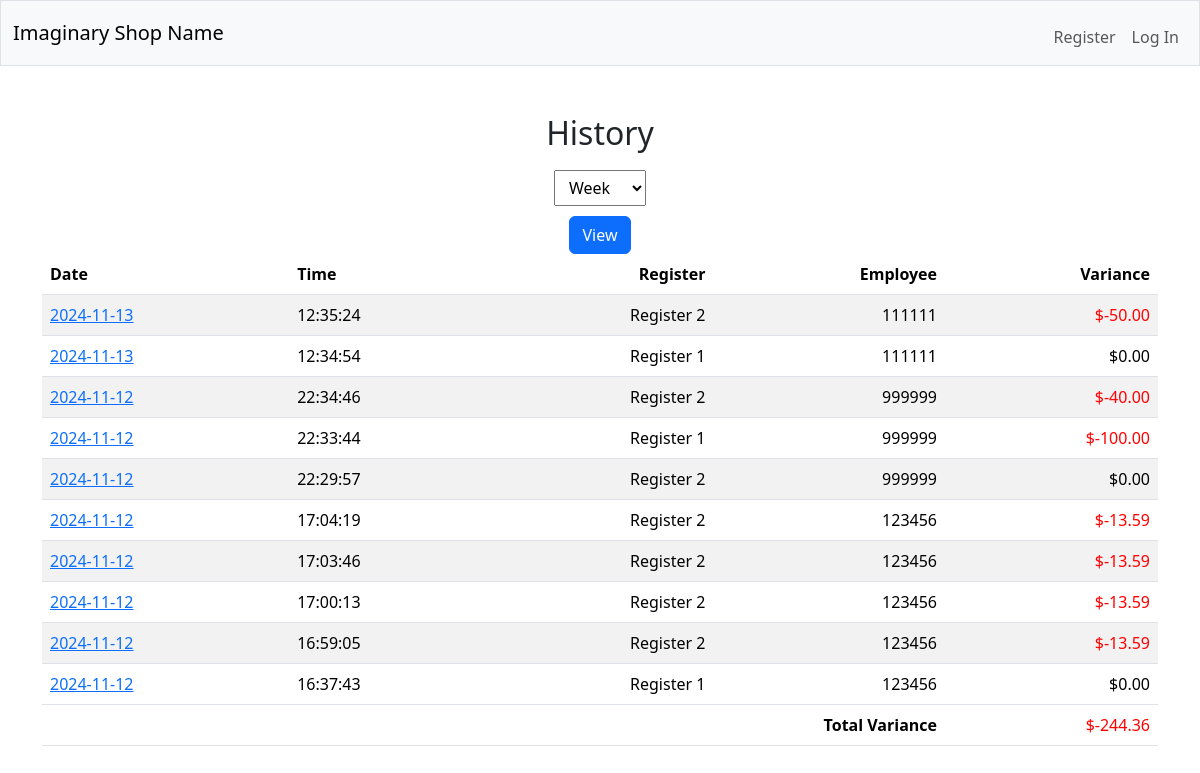
The app's page /history (signed in) with its own data.
### tables this page shows
CREATE TABLE history (
user_id INTEGER NOT NULL,
id INTEGER PRIMARY KEY AUTOINCREMENT NOT NULL,
date DATE,
time TIME,
register INTEGER NOT NULL,
hundred INTEGER NOT NULL,
fifty INTEGER NOT NULL,
twenty INTEGER NOT NULL,
ten INTEGER NOT NULL,
five INTEGER NOT NULL,
one INTEGER NOT NULL,
quarter INTEGER NOT NULL,
dime INTEGER NOT NULL,
nickel INTEGER NOT NULL,
penny INTEGER NOT NULL,
total FLOAT NOT NULL,
expected FLOAT NOT NULL,
variance FLOAT NOT NULL
);

### app.py (the view)
@app.route("/history", methods=["GET", "POST"])
@login_required
def history():
    first_name = session.get('first_name')
    if request.method == "POST":
        time = request.form.get("time")
        if time == 'week':
            history = db.execute(
                "SELECT user_id, id, register, date, time, variance FROM history WHERE strftime('%W', date) = strftime('%W', 'now') ORDER BY date DESC, time DESC"
            )
            var = db.execute(
                "SELECT SUM(variance) FROM history WHERE strftime('%W', date) = strftime('%W', 'now')"
            )
            sum_variance=var[0]['SUM(variance)']
            return render_template("history.html", history=history, sum_variance=sum_variance, first_name=first_name)
        if time == 'month':
            history = db.execute(
                "SELECT user_id, id, register, date, time, variance FROM history WHERE strftime('%m', date) = strftime('%m', 'now') ORDER BY date DESC, time DESC"
            )
            var = db.execute(
                "SELECT SUM(variance) FROM history WHERE strftime('%m', date) = strftime('%m', 'now')"
            )
            sum_variance=var[0]['SUM(variance)']
            return render_template("history.html", history=history, sum_variance=sum_variance, first_name=first_name)
        if time == 'year':
            history = db.execute(
                "SELECT user_id, id, register, date, time, variance FROM history WHERE strftime('%Y', date) = strftime('%Y', 'now') ORDER BY date DESC, time DESC"
            )
            var = db.execute(
                "SELECT SUM(variance) FROM history WHERE strftime('%Y', date) = strftime('%Y', 'now')"
            )
            sum_variance=var[0]['SUM(variance)']
            return render_template("history.html", history=history, sum_variance=sum_variance, first_name=first_name)
    else:
        history = db.execute(
            "SELECT user_id, id, register, date, time, variance FROM history WHERE strftime('%W', date) = strftime('%W', 'now') ORDER BY date DESC, time DESC"
        )
        var = db.execute(
            "SELECT SUM(variance) FROM history WHERE strftime('%W', date) = strftime('%W', 'now')"
        )
        sum_variance=var[0]['SUM(variance)']
        return render_template("history.html", history=history, sum_variance=sum_variance, first_name=first_name)

### app.py (called while the page is built)
def usd(value):
    return f"${float(value):,.2f}"

@app.after_request
def after_request(response):
    response.headers["Cache-Control"] = "no-cache, no-store, must-revalidate"
    response.headers["Expires"] = 0
    response.headers["Pragma"] = "no-cache"
    return response

def login_required(f):
    @wraps(f)
    def decorated_function(*args, **kwargs):
        if session.get("user_id") is None:
            return redirect("/login")
        return f(*args, **kwargs)
    return decorated_function

### templates/history.html (shortened to what this page needs)
{% extends "layout.html" %}
{% block main %}
    <h1>History</h1>
    <form action="/history" method="post">
        <select name="time">
            <option value="week">Week</option>
        </select>
        <br>
        <button class="btn btn-primary" type="submit">View</button>
    </form>
    <table class="table table-striped">
        <thead>
            <tr>
                <th class="text-start">Date</th>
                <th class="text-start">Time</th>
                <th class="text-end">Register</th>
                <th class="text-end">Employee</th>
                <th class="text-end">Variance</th>
            </tr>
        </thead>
        <form action="/view-count" method="get">
            <tbody>
                {% for row in history %}
                <tr>
                    <td class="text-start"><a href="/view-count?id={{ row.id }}">{{ row.date }}</a></td>
                    <td class="text-start">{{ row.time }}</td>
                    {% if row.register == 'reg-1' %}
                    <td class="text-end">Register 1</td>
                    {% endif %}
                    {% if row.register == 'reg-2' %}
                    <td class="text-end">Register 2</td>
                    {% endif %}
                    <td class="text-end">{{ row.user_id }}</td>
                    <td class="text-end var">{{ row.variance | usd }}</td>
                </tr>
                {% endfor %}
            </tbody>
        </form>
        <tfoot>
            <tr>
                <th class="text-end" colspan="4">Total Variance</th>
                <td class="text-end" id="total-var">{{ sum_variance | usd }}</td>
            </tr>
        </tfoot>
    </table>
{% endblock %}

### static/styles.css (style rules this page uses)
h1 { font-size: 2rem; }
select { margin: 10px; padding: 5px 10px; }

### records on screen
history: date "2024-11-13", time "12:35:24", register "Register 2", user_id "111111", variance "$-50.00"
history: date "2024-11-13", time "12:34:54", register "Register 1", user_id "111111", variance "$0.00"
history: date "2024-11-12", time "22:34:46", register "Register 2", user_id "999999", variance "$-40.00"
history: date "2024-11-12", time "22:33:44", register "Register 1", user_id "999999", variance "$-100.00"
history: date "2024-11-12", time "22:29:57", register "Register 2", user_id "999999", variance "$0.00"
history: date "2024-11-12", time "17:04:19", register "Register 2", user_id "123456", variance "$-13.59"
history: date "2024-11-12", time "17:03:46", register "Register 2", user_id "123456", variance "$-13.59"
history: date "2024-11-12", time "17:00:13", register "Register 2", user_id "123456", variance "$-13.59"
history: date "2024-11-12", time "16:59:05", register "Register 2", user_id "123456", variance "$-13.59"
history: date "2024-11-12", time "16:37:43", register "Register 1", user_id "123456", variance "$0.00"

### other values on screen
{{ sum_variance | usd }} "$-244.36"
